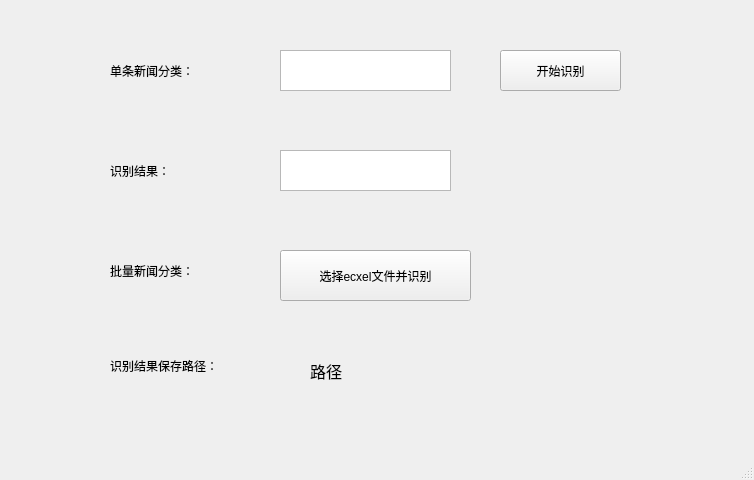
<?xml version="1.0" encoding="UTF-8"?>
<ui version="4.0">
 <class>MainWindow</class>
 <widget class="QMainWindow" name="MainWindow">
  <property name="geometry">
   <rect>
    <x>0</x>
    <y>0</y>
    <width>754</width>
    <height>480</height>
   </rect>
  </property>
  <property name="windowTitle">
   <string>新闻文本分类</string>
  </property>
  <widget class="QWidget" name="centralwidget">
   <widget class="QPushButton" name="pushButton">
    <property name="geometry">
     <rect>
      <x>500</x>
      <y>50</y>
      <width>121</width>
      <height>41</height>
     </rect>
    </property>
    <property name="text">
     <string>开始识别</string>
    </property>
   </widget>
   <widget class="QLabel" name="label">
    <property name="geometry">
     <rect>
      <x>110</x>
      <y>50</y>
      <width>101</width>
      <height>41</height>
     </rect>
    </property>
    <property name="text">
     <string>单条新闻分类：</string>
    </property>
   </widget>
   <widget class="QLabel" name="label_2">
    <property name="geometry">
     <rect>
      <x>110</x>
      <y>250</y>
      <width>101</width>
      <height>41</height>
     </rect>
    </property>
    <property name="text">
     <string>批量新闻分类：</string>
    </property>
   </widget>
   <widget class="QPushButton" name="pushButton_2">
    <property name="geometry">
     <rect>
      <x>280</x>
      <y>250</y>
      <width>191</width>
      <height>51</height>
     </rect>
    </property>
    <property name="text">
     <string>选择ecxel文件并识别</string>
    </property>
   </widget>
   <widget class="QLabel" name="label_3">
    <property name="geometry">
     <rect>
      <x>110</x>
      <y>150</y>
      <width>101</width>
      <height>41</height>
     </rect>
    </property>
    <property name="text">
     <string>识别结果：</string>
    </property>
   </widget>
   <widget class="QLabel" name="label_4">
    <property name="geometry">
     <rect>
      <x>110</x>
      <y>340</y>
      <width>131</width>
      <height>51</height>
     </rect>
    </property>
    <property name="text">
     <string>识别结果保存路径：</string>
    </property>
   </widget>
   <widget class="QTextEdit" name="textEdit">
    <property name="geometry">
     <rect>
      <x>280</x>
      <y>50</y>
      <width>171</width>
      <height>41</height>
     </rect>
    </property>
   </widget>
   <widget class="QTextEdit" name="textEdit_2">
    <property name="geometry">
     <rect>
      <x>280</x>
      <y>150</y>
      <width>171</width>
      <height>41</height>
     </rect>
    </property>
   </widget>
   <widget class="QLabel" name="label_5">
    <property name="geometry">
     <rect>
      <x>310</x>
      <y>340</y>
      <width>291</width>
      <height>61</height>
     </rect>
    </property>
    <property name="font">
     <font>
      <family>微软雅黑</family>
      <pointsize>12</pointsize>
      <weight>50</weight>
      <bold>false</bold>
     </font>
    </property>
    <property name="cursor">
     <cursorShape>PointingHandCursor</cursorShape>
    </property>
    <property name="text">
     <string>路径</string>
    </property>
   </widget>
   <widget class="QLabel" name="label_6">
    <property name="geometry">
     <rect>
      <x>500</x>
      <y>250</y>
      <width>291</width>
      <height>61</height>
     </rect>
    </property>
    <property name="font">
     <font>
      <family>微软雅黑</family>
      <pointsize>12</pointsize>
      <weight>50</weight>
      <bold>false</bold>
     </font>
    </property>
    <property name="cursor">
     <cursorShape>PointingHandCursor</cursorShape>
    </property>
    <property name="text">
     <string>  </string>
    </property>
   </widget>
  </widget>
  <widget class="QMenuBar" name="menubar">
   <property name="geometry">
    <rect>
     <x>0</x>
     <y>0</y>
     <width>754</width>
     <height>26</height>
    </rect>
   </property>
  </widget>
  <widget class="QStatusBar" name="statusbar"/>
 </widget>
 <resources/>
 <connections/>
</ui>
